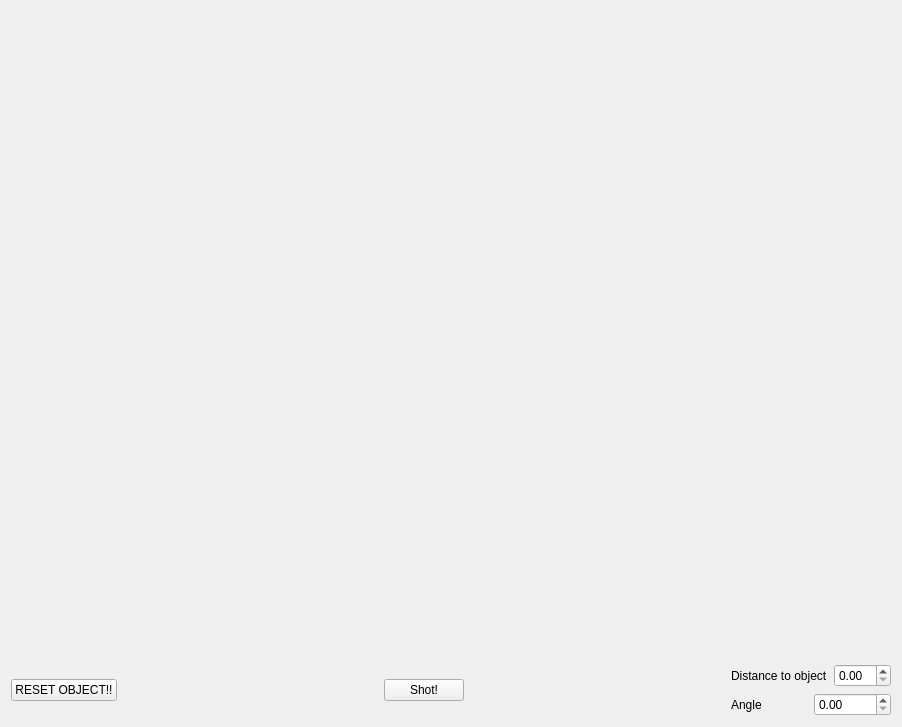
<?xml version="1.0" encoding="UTF-8"?>
<ui version="4.0">
 <class>MainTabWidget</class>
 <widget class="QWidget" name="MainTabWidget">
  <property name="geometry">
   <rect>
    <x>0</x>
    <y>0</y>
    <width>902</width>
    <height>727</height>
   </rect>
  </property>
  <property name="windowTitle">
   <string>Form</string>
  </property>
  <layout class="QVBoxLayout" name="verticalLayout_2" stretch="1,0">
   <item>
    <widget class="RenderWidget" name="widget" native="true"/>
   </item>
   <item>
    <layout class="QHBoxLayout" name="horizontalLayout_3">
     <item>
      <widget class="QPushButton" name="pushButton_2">
       <property name="text">
        <string>RESET OBJECT!!</string>
       </property>
      </widget>
     </item>
     <item>
      <spacer name="horizontalSpacer_2">
       <property name="orientation">
        <enum>Qt::Horizontal</enum>
       </property>
       <property name="sizeHint" stdset="0">
        <size>
         <width>40</width>
         <height>20</height>
        </size>
       </property>
      </spacer>
     </item>
     <item>
      <widget class="QPushButton" name="pushButton">
       <property name="text">
        <string>Shot!</string>
       </property>
      </widget>
     </item>
     <item>
      <spacer name="horizontalSpacer">
       <property name="orientation">
        <enum>Qt::Horizontal</enum>
       </property>
       <property name="sizeHint" stdset="0">
        <size>
         <width>40</width>
         <height>20</height>
        </size>
       </property>
      </spacer>
     </item>
     <item>
      <layout class="QVBoxLayout" name="verticalLayout">
       <item>
        <layout class="QHBoxLayout" name="horizontalLayout">
         <item>
          <widget class="QLabel" name="label_2">
           <property name="text">
            <string>Distance to object</string>
           </property>
          </widget>
         </item>
         <item>
          <widget class="QDoubleSpinBox" name="doubleSpinBox_2"/>
         </item>
        </layout>
       </item>
       <item>
        <layout class="QHBoxLayout" name="horizontalLayout_2">
         <item>
          <widget class="QLabel" name="label_3">
           <property name="text">
            <string>Angle</string>
           </property>
          </widget>
         </item>
         <item>
          <widget class="QDoubleSpinBox" name="doubleSpinBox_3"/>
         </item>
        </layout>
       </item>
      </layout>
     </item>
    </layout>
   </item>
  </layout>
 </widget>
 <customwidgets>
  <customwidget>
   <class>RenderWidget</class>
   <extends>QWidget</extends>
   <header>renderwidget.h</header>
   <container>1</container>
  </customwidget>
 </customwidgets>
 <resources/>
 <connections/>
</ui>
